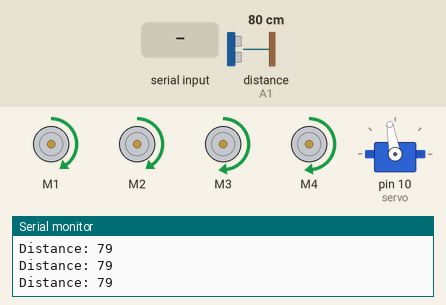
A sketch run on a simulated Arduino Uno, built with avr-gcc and run on an emulated ATmega328P. Parts: 4 × DC motor (green arrow = forward, orange = backward, longer = faster), servo, the last lines printed to the serial monitor. Wiring (inferred from the names in the program): ultrasonic range finder: trigger A0; echo A1. Inputs (shaded band) come from the test bench; at power-on: distance to the obstacle (sensor on A1) 80 cm. The echo pulse lasts 58.3 µs per cm.

Above: at 2.2 s.
2.3 s: distance to the obstacle (sensor on A1) set to 32 cm
3.8 s: distance to the obstacle (sensor on A1) set to 26 cm
At 4.5 s:
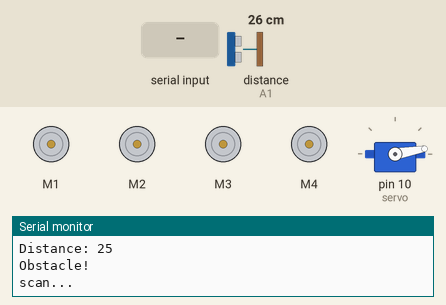
6.8 s: "90,45\n" received over Serial
At 9.5 s:
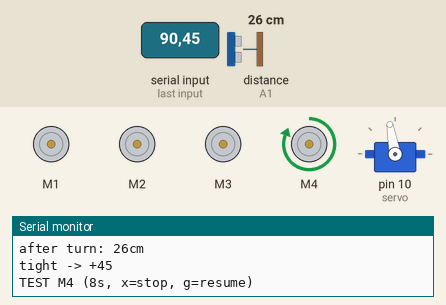
9.8 s: "30,150\n" received over Serial
At 10.5 s:
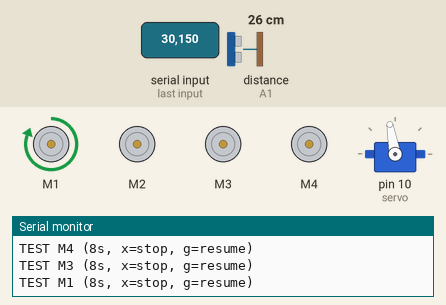
11.3 s: "2\n" received over Serial
At 11.6 s:
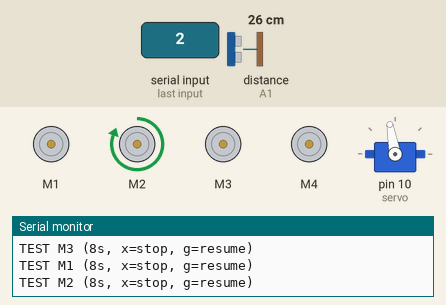
12.8 s: "1\n" received over Serial
At 21.2 s:
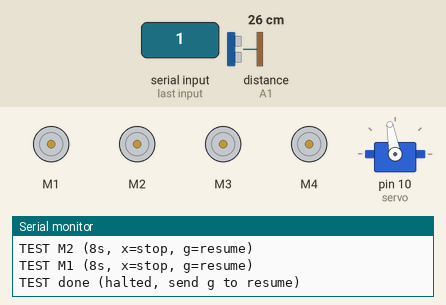
Timing chart, 0 to 22.3 s (numbered marks = the images above; inputs shaded):
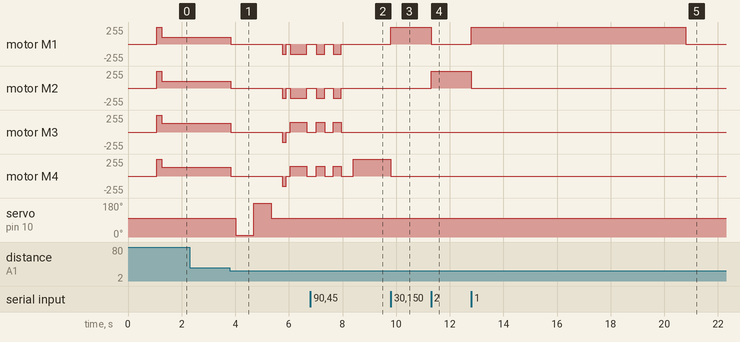

The sketch:

v4_spiral_90_verify.ino
```cpp
#include <Servo.h>
#include <AFMotor.h>

#define Trigpin A0
#define Echopin A1

Servo servo;
AF_DCMotor motor1(1);   // 实测: 左前
AF_DCMotor motor2(2);   // 实测: 左后
AF_DCMotor motor3(3);   // 实测: 右后
AF_DCMotor motor4(4);   // 实测: 右前

// ---------------- 参数 ----------------
const int baseSpeed = 100;         // 直行速度
const int kickSpeed = 255;         // 起步助推速度
const int kickMs    = 200;         // 起步助推时长 (太长会窜车, 实测 200 合适)

// ===== 直行配平 (解决越走越偏) =====
// 没有编码器/陀螺仪就无法测出真实航向, 只能靠两侧配平把"偏航速率"压到最小。
// 车往右偏 = 左侧比右侧快 -> 给 trimLeft 负值 (左侧降速)
// 车往左偏 = 右侧比左侧快 -> 给 trimLeft 正值 (左侧提速)
// 先每次 ±5 试, 找到"基本不偏"的值再以 ±2 精调。
// 实测: 车往右偏, 按实车判断右轮偏弱, 所以给 trimRight 正值 (右轮提速)。
// 实测: 1.5 米向右偏 0.25 米, 航向偏约 9.5 度 (每米 6.3 度)。
// 18 压不住, 加到 30。还偏就继续加, 开始往左偏就退回到临界点的一半。
const int trimLeft  = 0;
const int trimRight = 30;

// 转弯: 整个转弯过程用同一个速度, 不再中途变速,
// 这样"转多久 -> 转多少度"才是线性的。
// 标定实测: 350ms @ 速度150 转了约 52 度; 按比例放大到 650ms 约 90 度。
// 目标 85 度: 650 * 85/90 = 614, 取 615。转多了减, 转少了加。
const int turnSpeed = 150;
const int turnTime  = 615;

const int stopDistanceCm = 28;     // 前方多少 cm 开始避障 (实测 20 太贴, 28 更稳)

// ===== 直角螺旋赛道专用转向参数 =====
// 赛道是正方形螺旋, 每个转角都是 90 度, 不存在"半个直角"。
// 所以不再按距离分档, 统一转 90 度, 转不够再补 45 度。

// 转弯前先倒一点, 拉开与墙的距离 (约 5cm)
const int backupMs = 150;

// 第一次转 90 度用这个时长 (按 turnTime 标定值)
// 转弯后验收: 前方 >= passDistanceCm 就算转够了
const int passDistanceCm = 55;

// 补转步长 (度), 每次补这么多
const int fixStepDeg = 45;
// 最多补几次
const int maxFixes = 2;

const int turnBalanceCm = 25;   // 交替修正阈值 (逻辑已注释停用)
const int servoTrimDeg   = 10;     // 舵机中位修正 (实测 +10 才正)

// ---------------- 状态 ----------------
bool isMoving = false;             // 用于判断是否要起步助推
int  testNum = 0;                  // 单轮点动编号, 0 = 不在测试
unsigned long testUntil = 0;
bool holdStop = false;             // 测试/急停后保持停车, 直到串口发 g
bool lastWentLeft = false;         // 上次往哪边转, 用于交替避障

// ---------------- 基础动作 ----------------
// 直行: 侧速度 = 基础值 + 该侧配平, 左右独立, 用来抵消偏航。
void Speed(int s)
{
  int l = s + trimLeft;    // M1 左前, M2 左后
  int r = s + trimRight;   // M3 右后, M4 右前
  if (l < 0) l = 0; if (l > 255) l = 255;
  if (r < 0) r = 0; if (r > 255) r = 255;

  motor1.setSpeed(l);
  motor2.setSpeed(l);
  motor3.setSpeed(r);
  motor4.setSpeed(r);
}

// 转弯: 不加直行配平, 否则左右转幅度会不对称。
void TurnSpeed(int s)
{
  if (s < 0) s = 0;
  if (s > 255) s = 255;
  motor1.setSpeed(s);
  motor2.setSpeed(s);
  motor3.setSpeed(s);
  motor4.setSpeed(s);
}

void Stop()
{
  motor1.run(RELEASE);
  motor2.run(RELEASE);
  motor3.run(RELEASE);
  motor4.run(RELEASE);
  isMoving = false;
}

void Forward()
{
  motor1.run(FORWARD);
  motor2.run(FORWARD);
  motor3.run(FORWARD);
  motor4.run(FORWARD);
}

void TurnLeft()      // 左侧前进, 右侧后退
{
  motor1.run(FORWARD);
  motor2.run(FORWARD);
  motor3.run(BACKWARD);
  motor4.run(BACKWARD);
  TurnSpeed(turnSpeed);
}

void TurnRight()     // 左侧后退, 右侧前进
{
  motor1.run(BACKWARD);
  motor2.run(BACKWARD);
  motor3.run(FORWARD);
  motor4.run(FORWARD);
  TurnSpeed(turnSpeed);
}

void ServoWrite(int deg)
{
  int v = deg + servoTrimDeg;
  if (v < 0) v = 0;
  if (v > 180) v = 180;
  servo.write(v);
}

// ---------------- 倒车 / 微调 ----------------
// 倒车: 脱离障碍物用。退一点再转, 转弯半径更小, 也更不容易蹭墙。
void Backward()
{
  motor1.run(BACKWARD);
  motor2.run(BACKWARD);
  motor3.run(BACKWARD);
  motor4.run(BACKWARD);
  TurnSpeed(turnSpeed);
}

// 转弯 + 时间 (ms), 单位统一, 便于按角度换算
void turnFor(bool left, int ms)
{
  if (left) TurnLeft();
  else      TurnRight();
  delay(ms);
  Stop();
}

// ---------------- 测距 ----------------
long HC_SR04()
{
  // 两次触发间隔 >=60ms, 放在触发之前 (放中间会错过回波)
  delay(60);
  digitalWrite(Trigpin, LOW);
  delayMicroseconds(5);
  digitalWrite(Trigpin, HIGH);
  delayMicroseconds(10);
  digitalWrite(Trigpin, LOW);
  long duration = pulseIn(Echopin, HIGH);
  return (duration / 2) / 29.1;
}

// ---------------- 避障 ----------------
void checkDirection()
{
  Serial.println("scan...");

  ServoWrite(0);                 // 看左边
  delay(600);
  int distanceLeft = HC_SR04();

  ServoWrite(180);               // 看右边
  delay(600);
  int distanceRight = HC_SR04();

  ServoWrite(90);                // 回中
  delay(400);

  Serial.print("Left: ");  Serial.print(distanceLeft);
  Serial.print("cm, Right: "); Serial.println(distanceRight);

  bool goLeft = (distanceLeft > distanceRight);

  // 交替转向修正: 已停用。保留代码方便以后打开。
  // 逻辑: 左右差距小于 turnBalanceCm 时强制和上次反向, 抵消固定偏航趋势。
  // 问题: 阈值较小时效果不明显, 阈值较大时可能撞窄的一侧。
  // if (abs(distanceLeft - distanceRight) < turnBalanceCm) {
  //   goLeft = !lastWentLeft;
  //   Serial.println("balanced -> alternate");
  // }
  lastWentLeft = goLeft;

  // ===== 直角螺旋: 统一转 90 度 =====
  // 赛道是正方形螺旋, 每个转角都是直角, 不需要按距离分档。
  // 转向用固定 90 度, 转完再验收, 不够就补 45 度。
  int ms = turnTime;

  // ---- 第一步: 先倒一点, 拉开与墙的距离 ----
  // 原地转向时车身四个角扫过的半径最大, 贴墙太近容易蹭。
  // 没有后向传感器, 只能靠"退得很少"(约 5cm) 保证安全。
  Serial.println("back up");
  Backward();
  delay(backupMs);
  Stop();
  delay(150);

  // ---- 第二步: 转 90 度 ----
  if (goLeft) {
    Serial.println("Turn Left 90");
    TurnLeft();
  } else {
    Serial.println("Turn Right 90");
    TurnRight();
  }
  delay(ms);
  Stop();
  delay(300);

  // ---- 第三步: 验收 ----
  // 转完直接测前方: 够宽就收工, 不够就补 45 度, 最多 maxFixes 次。
  // 实际转角由测距闭环决定, 不靠时间推算, 也不怕固定偏航误差。
  for (int fix = 0; fix < maxFixes; fix++) {
    int front = HC_SR04();
    Serial.print("after turn: "); Serial.print(front);
    Serial.println("cm");

    if (front >= passDistanceCm) {
      Serial.println("path clear");
      break;
    }

    Serial.print("tight -> +"); Serial.println(fixStepDeg);
    if (goLeft) TurnLeft(); else TurnRight();
    delay((int)((long)turnTime * fixStepDeg / 90));
    Stop();
    delay(250);
  }
  delay(200);
}

// ---------------- 单轮点动测试 ----------------
void startTest(int n)
{
  Stop();
  testNum = n;
  testUntil = millis() + 8000;
  holdStop = true;
  Serial.print("TEST M"); Serial.print(n);
  Serial.println(" (8s, x=stop, g=resume)");

  Speed(0);
  if (n == 1) { motor1.setSpeed(255); motor1.run(FORWARD); }
  if (n == 2) { motor2.setSpeed(255); motor2.run(FORWARD); }
  if (n == 3) { motor3.setSpeed(255); motor3.run(FORWARD); }
  if (n == 4) { motor4.setSpeed(255); motor4.run(FORWARD); }
}

// ---------------- 主流程 ----------------
void setup()
{
  Serial.begin(9600);
  Speed(0);
  pinMode(Trigpin, OUTPUT);
  pinMode(Echopin, INPUT);
  servo.attach(10);
  ServoWrite(90);
  delay(1000);
  Serial.print("car ready  base="); Serial.print(baseSpeed);
  Serial.print(" L="); Serial.print(baseSpeed + trimLeft);
  Serial.print(" R="); Serial.print(baseSpeed + trimRight);
  Serial.print(" turn="); Serial.print(turnTime);
  Serial.print(" servo="); Serial.println(servoTrimDeg);
}

void loop()
{
  // 串口: 1-4 单轮点动 / x 停 / g 继续
  while (Serial.available()) {
    char c = Serial.read();
    if (c >= '1' && c <= '4') {
      startTest(c - '0');
    } else if (c == 'x') {
      testNum = 0;
      Stop();
      holdStop = true;
      Serial.println("STOP");
    } else if (c == 'g') {
      testNum = 0;
      holdStop = false;
      isMoving = false;
      Serial.println("GO");
    }
  }

  if (testNum) {
    if ((long)(millis() - testUntil) >= 0) {
      testNum = 0;
      Stop();
      Serial.println("TEST done (halted, send g to resume)");
    }
    return;
  }

  if (holdStop) return;

  long distance = HC_SR04();
  Serial.print("Distance: ");
  Serial.println(distance);

  if (distance < stopDistanceCm && distance != 0) {
    Serial.println("Obstacle!");
    Stop();
    delay(200);
    checkDirection();
  } else {
    Forward();
    if (!isMoving) {          // 从静止起步, 四轮一起冲一下
      Speed(kickSpeed);
      delay(kickMs);
      isMoving = true;
    }
    Speed(baseSpeed);
  }
}
```

Measured:
- the behaviour switches between 29 and 28 cm on distance to the obstacle (sensor on A1) (found by bisection; images 0 and 1)
- after the input at 3.8 s, motor M1, motor M2: goes stopped 1.9 s, backward 150/255 0.15 s, stopped 0.15 s, backward 150/255 0.62 s, then stopped, starting at once
- after the input at 6.8 s, servo on pin 10 (servo): stays 100° (without the input it goes to 10° after 1.9 s)
- after the input at 9.8 s, motor M1: stopped → forward 255/255 at once; motor M4: forward 255/255 → stopped at once
- after the input at 11.3 s, motor M1: forward 255/255 → stopped at once; motor M2: stopped → forward 255/255 at once
- after the input at 12.8 s, motor M1: stopped → forward 255/255 at once, → stopped 8.0 s later; motor M2: forward 255/255 → stopped after 0.00 s instead of 6.5 s
